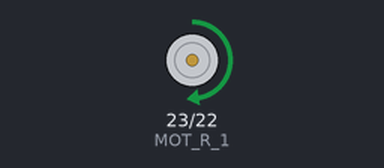
A program run on a simulated Raspberry Pi (BCM pin numbers). On the bench: motor-driver pin pairs drawn as motors (green arrow = first pin HIGH = forward, orange = second pin HIGH = backward, longer = more drive). At 5.0 s the program stops and its outputs stay as they are.

Above: at 0.1 s.
At 5.1 s:
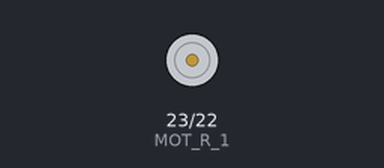
Timing chart, 0 to 6.5 s (numbered marks = the images above):
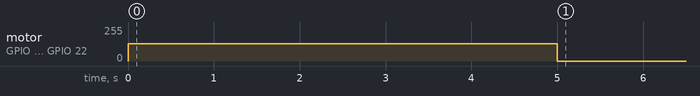

Measured:
- by itself, motor on GPIO 23 (MOT_R_1) / GPIO 22 (MOT_R_2): stopped → forward 128/255 at 0.00 s, → stopped 5.0 s later

The program:

motor_drive.py
```python
from gpiozero import PWMOutputDevice #RaspiのGPIOを使うためのライブラリ
from time import sleep # sleepを使う

MOT_R_1 = PWMOutputDevice(pin=23, frequency=60) #GPIO23 60HzでPWM
MOT_R_2 = PWMOutputDevice(pin=22, frequency=60) #GPIO22 60HzでPWM

MOT_R_1.value = 0.5 #duty50%でPWM出力
MOT_R_2.value = 0
sleep(5)
MOT_R_1.value = 0 #PWM出力停止
MOT_R_2.value = 0
```
